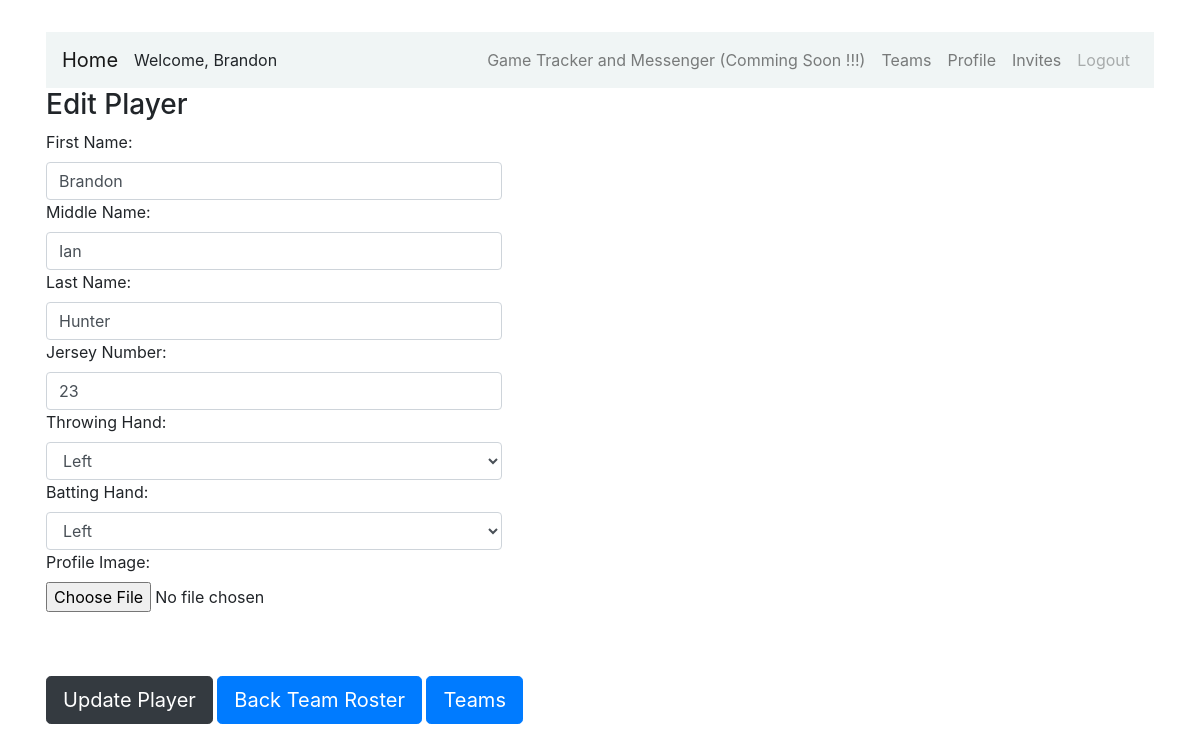
The page /team/rosters/edit/5 (signed in) on the database its author committed.
### users/models.py (models this page shows, shortened)
class TeamRoster(models.Model):
      class ThrowingBattingHand(models.TextChoices):
            RIGHT = 'R'
            LEFT = 'L'
            BOTH='B'
      TeamPlayerID = models.AutoField(primary_key=True)
      FirstName = models.CharField(default="", max_length=1000)
      MiddleName = models.CharField(default="", max_length=1000)
      LastName = models.CharField(default="", max_length=1000)
      FullName = models.CharField(max_length=1000, default="")
      Team=models.ForeignKey(Team, on_delete=models.CASCADE)
      JerseyNumber = models.CharField(max_length=10, default="")
      ThrowingHand = models.CharField(max_length=2000, choices=ThrowingBattingHand.choices, default=ThrowingBattingHand.RIGHT,)
      BattingHand = models.CharField(max_length=2000, choices=ThrowingBattingHand.choices, default=ThrowingBattingHand.RIGHT,)
      ProfileImage = models.ImageField(default='default.jpg', upload_to='player_profile_images')

### users/teamroster_views.py (the view, shortened to what this page needs)
# urls.py: path('team/rosters/edit/<int:id>', EditTeamRosterView, name='team-edit-roster'),
@login_required
def EditTeamRosterView(request,id):
    if(request.method == 'GET'):
       player = get_object_or_404(TeamRoster, TeamPlayerID=id)
       teamID = player.Team.TeamID
       teamRosterForm = TeamRosterForm(instance=player)
       return render(request, 'teams/players/EditRosterPlayer.html', {'Team_Roster_Form': teamRosterForm, 'TeamID': teamID})

### users/forms.py
class TeamRosterForm(forms.ModelForm):
      FirstName = forms.CharField(required=False,label="First Name",widget=forms.TextInput(attrs={'class': 'form-control'}))
      MiddleName = forms.CharField(required=False, label="Middle Name",widget=forms.TextInput(attrs={'class': 'form-control'}))
      LastName = forms.CharField(required=False, label="Last Name",widget=forms.TextInput(attrs={'class': 'form-control'}))
      JerseyNumber = forms.CharField(required=False, label="Jersey Number",widget=forms.TextInput(attrs={'class': 'form-control'}))
      ThrowingHand = forms.ChoiceField(required=False,label="Throwing Hand",choices=THROWING_BATTING_HAND_LIST, widget=forms.Select(attrs={'class':'form-control'}))
      BattingHand = forms.ChoiceField(required=False,label="Batting Hand",choices=THROWING_BATTING_HAND_LIST, widget=forms.Select(attrs={'class':'form-control'}))
      ProfileImage =forms.ImageField(required=False,label="Profile Image",widget=forms.FileInput(attrs={'class': 'form-control-file'}))
      class Meta:
        model=TeamRoster
        fields = ['FirstName', 'MiddleName', 'LastName', 'JerseyNumber','ThrowingHand','BattingHand','ProfileImage']
        exclude =["Team"]

### users/templates/teams/players/EditRosterPlayer.html (shortened to what this page needs)
{% extends "users/base.html" %}
{% block content %}
    <div class="form-content">
        <div class="row">
            <div class="col-sm-12">
                <h3>Edit Player</h3>
                <form method="post" enctype="multipart/form-data">
                    <div class="form-row">
                        <div class="col-md-5">
                            <div class="form-group">
                                    {{ Team_Roster_Form }}
                            </div>
                        </div>
                    </div>
                    <br><br>
                    <button type="submit" class="btn btn-dark btn-lg">Update Player</button>
                    <a href="{% url 'team-rosters' TeamID %}"  class="btn btn-primary btn-lg">Back Team Roster</a>
                    <a href="{% url 'teams' %}" class="btn btn-primary btn-lg">Teams</a>
                </form>
            </div>
        </div>
    </div>
{% endblock content %}

### users/templates/users/base.html (shortened to what this page needs)
<!doctype html>
<html lang="en">
<head>
    <link rel="stylesheet" href="https://maxcdn.bootstrapcdn.com/bootstrap/4.0.0/css/bootstrap.min.css">
	<link rel="stylesheet" href="https://use.fontawesome.com/releases/v5.8.2/css/all.css">
</head>
<body>
  <div class="container p-3 my-3">
    <div class="row">
      <div class="col-md-12">
        <nav class="navbar navbar-expand-md navbar-light " style="background-color: #f0f5f5">
          <a href="/" class="navbar-brand">Home</a>Welcome, {{user.first_name.title|default:'Guest'}}
            <div class="collapse navbar-collapse" id="navbarCollapse">
                <div class="navbar-nav ml-auto">
                  {% if user.is_authenticated %}
                    <ul class="nav ">
                      <li class="nav-item">
                        <a class="nav-link" href="" class="nav-link disabled" class="nav-item nav-link">Game Tracker and Messenger (Comming Soon !!!)</a>
                      </li>
                      <li class="nav-item">
                        <a class="nav-link" href="{% url 'teams' %}" class="nav-item nav-link">Teams</a>
                      </li>
                      <li class="nav-item">
                        <a class="nav-link" href="{% url 'users-profile' %}" class="nav-item nav-link">Profile</a>
                      </li>
                      <li class="nav-item">
                        <a class="nav-link" href="{% url 'team-invites' %}" class="nav-item nav-link">Invites</a>
                      </li>
                      <li class="nav-item">
                        <a class="nav-link disabled" href="{% url 'logout' %}" class="nav-item nav-link">Logout</a></a>
                      </li>
                    </ul>
                  {% else %}
                    <a href="{% url 'login' %}" class="nav-item nav-link">Sign in</a>
                  {% endif %}
                </div>
            </div>
        </nav>
        {% block content %}{% endblock %}
      </div>
    </div>
  </div>
</body>
</html>

### rows shown on the page
TeamRoster: FirstName "Brandon", MiddleName "Ian", LastName "Hunter", JerseyNumber "23", ThrowingHand "Left", BattingHand "Left"

### other values the page prints
{{ user.first_name.title|default:'Guest' }} "Brandon"
